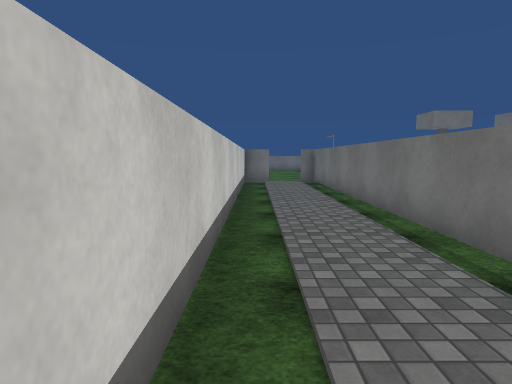
[1] (above)

13 first-person views from a walk through a 3-D level made in the Unity game engine. The camera is 1.5 m above the floor, tilts 6° down and sees 75° across. The floor is counted in squares, 1.36 m on a side. Each view is taken from the middle of a square. On the plan, view 1 faces up. The plan holds only what a view shows up to about 13 squares ahead; the rest is blank. The place goes on beyond the plan. The player is left out. Surface patterns are stand-ins for the level's own textures.

[2]
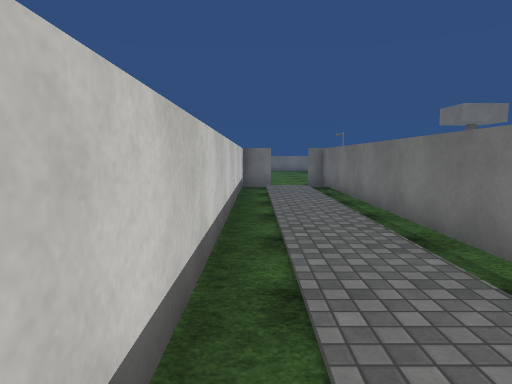

[3]
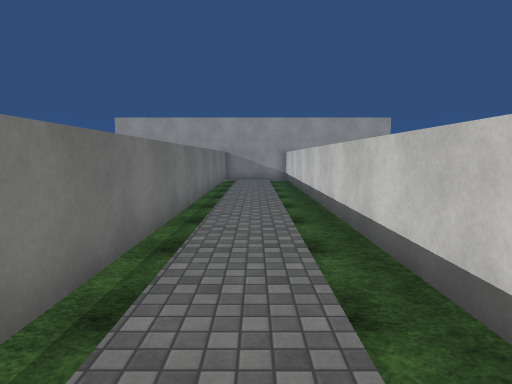

[4]
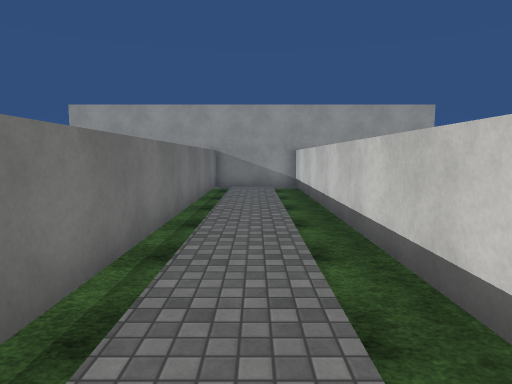

[5]
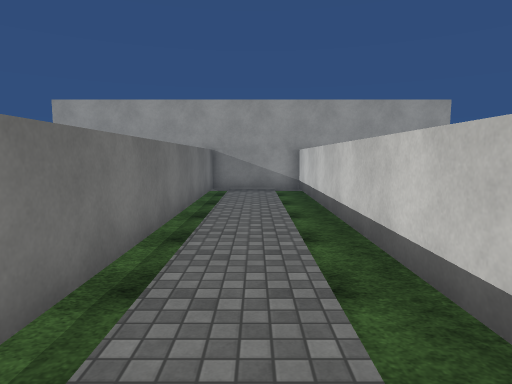

[6]
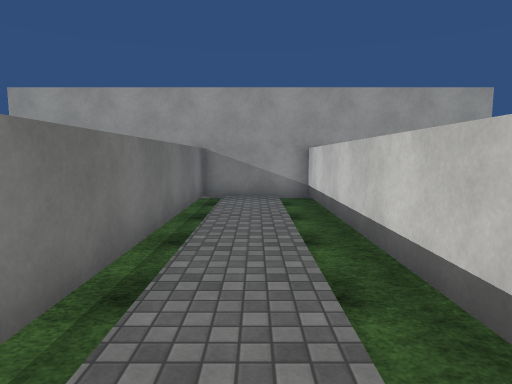

[7]
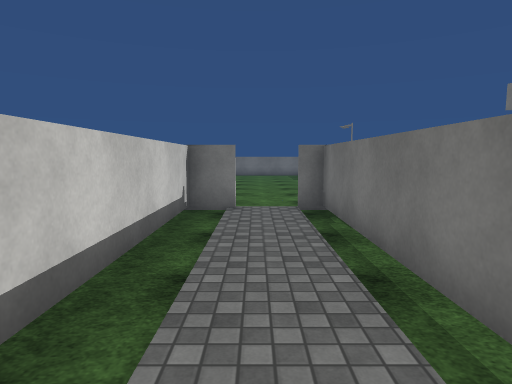

[8]
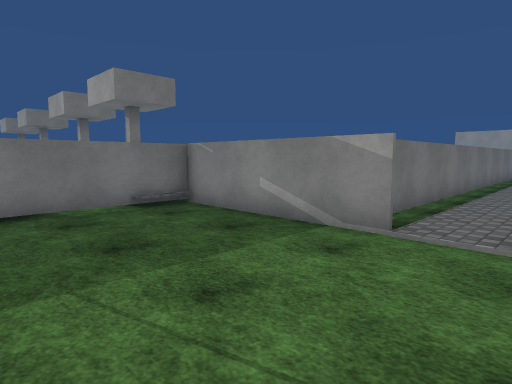

[9]
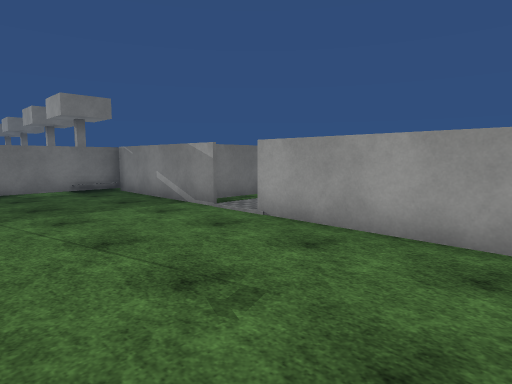

[10]
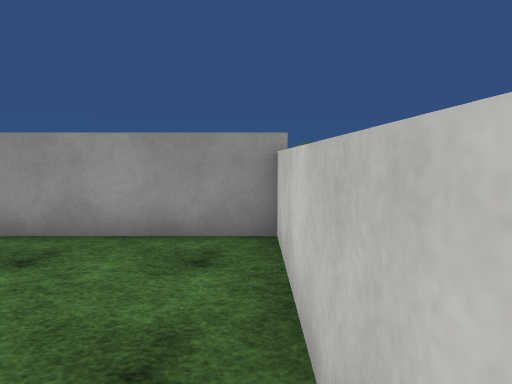

[11]
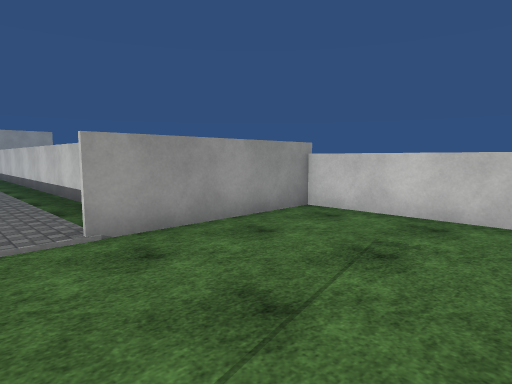

[12]
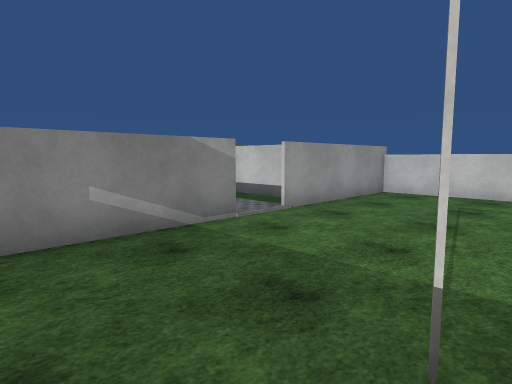

[13]
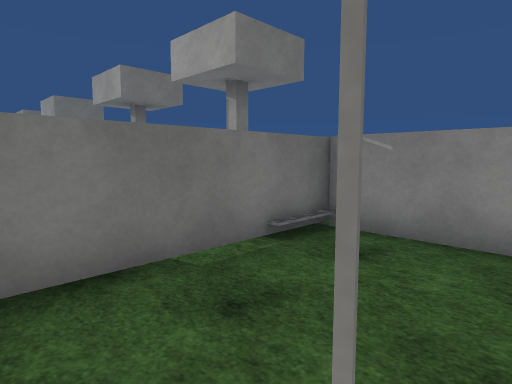

### Floor plan
Points are (right, up) in squares from view 1. A wall is a line through its corners. A room is listed if a view was taken in it or the views show most of it. See-through windows are left out.
Room 1 (views 1, 2, 3, 4, 5, 6, 7)
walls: (0.6, 14.3) (-0.5, 14.3) (-0.5, -11.4) (2.5, -11.4) (2.5, 14.3) (1.9, 14.3)
ways out: opening at (1, 14) to room 2
Room 2 (views 8, 9, 10, 11, 12, 13)
walls: (1.9, 14.4) (6.9, 14.4) (6.9, 18.8); (-4.3, 18.8) (-4.3, 14.4) (0.6, 14.4)
ways out: opening at (1, 14) to room 1

Positions as (right, up) in squares from view 1, and headings:
1: (0, 0), facing up
2: (0, 2), facing up
3: (1, 5), facing down
4: (1, 1), facing down
5: (1, 0), facing down
6: (1, -2), facing down
7: (1, 7), facing up
8: (0, 19), facing down-right
9: (-4, 19), facing down-right
10: (-4, 19), facing down
11: (2, 19), facing down-left
12: (6, 19), facing down-left
13: (4, 19), facing down-right
